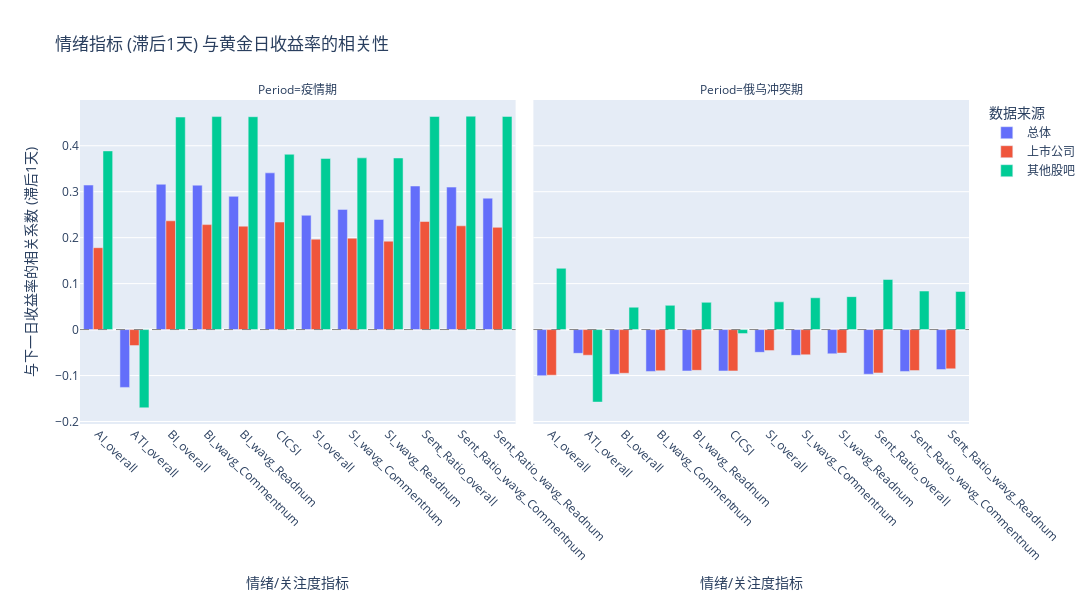

Notebook source saved alongside this figure:
### Code cell
# --- 6.2 滞后相关性分析 (全面 & 可视化 - 修正时期数据收集) ---
print("\n--- 6.2 滞后相关性分析 (全面 & 可视化) ---")
lagged_corr_results = {} # 存储 {period: {source: {indicator: correlation}}}
# !!! 将用于绘图的列表初始化移到循环外部 !!!
all_period_corr_data = [] # 用于收集所有时期的数据进行绘图
lag = 1 # 确保 lag=1

for period_name in periods_of_interest.keys():
    print(f"\n分析时期: {period_name}")
    lagged_corr_results[period_name] = {}
    # --- 不再在这里初始化用于绘图的列表 ---
    # period_corr_data = [] # <--- 删除或注释掉这行

    for source_name, df_merged in merged_data_dict.items():
        print(f"  计算来源: {source_name}")
        # 确保为每个来源初始化字典，即使后面可能跳过
        if source_name not in lagged_corr_results[period_name]:
            lagged_corr_results[period_name][source_name] = {}

        # 筛选当前时期的数据
        # 确保 df_merged 包含 Period 列或索引
        if 'Period' in df_merged.columns:
            period_data = df_merged[df_merged['Period'] == period_name].copy() # 使用 .copy()
        elif isinstance(df_merged.index, pd.MultiIndex) and 'Period' in df_merged.index.names:
            # 如果 Period 是 MultiIndex 的一部分
            try:
                period_data = df_merged.loc[pd.IndexSlice[:, period_name], :].copy()
            except KeyError: # 可能该时期无数据
                period_data = pd.DataFrame()
        else:
            print(f"    错误: 无法按 Period='{period_name}' 筛选来源 '{source_name}'。")
            continue # 跳过这个来源

        if period_data.empty or len(period_data) < 5: # 需要足够数据点计算相关性
            print(f"    跳过: {source_name} 在 {period_name} 数据不足 ({len(period_data)}行)。")
            continue

        # 再次检查当前 period_data 中存在的列
        current_sentiment_cols = [col for col in sentiment_indicators if col in period_data.columns]
        # 确保滞后列也存在
        valid_lagged_cols = [f'{col}_lag{lag}' for col in current_sentiment_cols if f'{col}_lag{lag}' in period_data.columns]
        cols_for_corr = ['Gold_Return'] + valid_lagged_cols

        if len(cols_for_corr) > 1 and 'Gold_Return' in period_data.columns: # 确保除了 Gold_Return 还有其他列
            try:
                correlation_matrix = period_data[cols_for_corr].corr()
                # 提取与 Gold_Return 相关的所有系数
                # 使用 .get() 或检查 'Gold_Return' 是否在 correlation_matrix.index 中
                if 'Gold_Return' in correlation_matrix.index:
                    corrs = correlation_matrix.loc[valid_lagged_cols, 'Gold_Return'] # 选择滞后项行，Gold_Return列
                    lagged_corr_results[period_name][source_name] = corrs.to_dict()

                    # !!! 追加到循环外部定义的 all_period_corr_data 列表中 !!!
                    for indicator_lag, corr_value in corrs.items():
                         if pd.notna(corr_value): # 确保值不是 NaN
                             indicator_name = indicator_lag.replace(f'_lag{lag}', '')
                             all_period_corr_data.append({ # 追加到全局列表
                                 'Period': period_name,
                                 'Source': source_name,
                                 'Indicator': indicator_name,
                                 'Lagged_Correlation': float(corr_value) # 确保是浮点数
                             })
                else:
                    print(f"    警告: 在 {source_name} ({period_name}) 的相关性矩阵中未找到 'Gold_Return'。")

            except KeyError as ke:
                 print(f"    计算相关性时发生 KeyError: {ke}. 检查列名 {cols_for_corr} 是否都在 period_data 中。")
                 print(f"    可用列: {period_data.columns.tolist()}")
            except Exception as corr_e:
                 print(f"    计算相关性时发生错误 for {source_name} in {period_name}: {corr_e}")

        else:
             if 'Gold_Return' not in period_data.columns:
                 print(f"    跳过: {source_name} 在 {period_name} 缺少 'Gold_Return' 列。")
             elif len(cols_for_corr) <= 1:
                 print(f"    跳过: {source_name} 在 {period_name} 没有有效的滞后指标列用于相关性计算。可用滞后列: {valid_lagged_cols}")


# --- 可视化滞后相关性 ---
# !!! 使用收集了所有时期数据的 all_period_corr_data !!!
if all_period_corr_data:
    df_corr_plot = pd.DataFrame(all_period_corr_data)
    print("\n滞后相关性结果汇总 (部分):")
    print(df_corr_plot.head())
    print("\n时期分布检查:")
    print(df_corr_plot['Period'].value_counts()) # !!! 检查这里是否包含两个时期 !!!

    # 确定指标的顺序用于绘图
    plot_indicators_order = sorted(df_corr_plot['Indicator'].unique())

    # 使用 Plotly 绘制分组条形图
    fig_corr = px.bar(df_corr_plot, x='Indicator', y='Lagged_Correlation', color='Source',
                      facet_col='Period', # 按时期分列
                      barmode='group',
                      title=f'情绪指标 (滞后{lag}天) 与黄金日收益率的相关性',
                      labels={'Lagged_Correlation': f'与下一日收益率的相关系数 (滞后{lag}天)',
                              'Indicator': '情绪/关注度指标', 'Source': '数据来源'},
                      category_orders={"Indicator": plot_indicators_order} # 控制X轴顺序
                     )
    fig_corr.update_xaxes(tickangle=45)
    fig_corr.add_hline(y=0, line_width=1, line_dash="dash", line_color="grey")
    fig_corr.update_layout(height=600, width=max(1000, 100 * len(plot_indicators_order))) # 动态宽度
    fig_corr.show()
    # fig_corr.write_image(f"lagged_correlation_comparison_lag{lag}_fixed.png")
else:
    print("错误: 未能收集到任何有效的相关性数据用于绘图。")

### Figure 1 — Plotly figure (JSON) as saved in the notebook; plotly's stock layout.template omitted (floating-point values rounded to 4 significant figures)
{"data": [{"alignmentgroup": "True", "hovertemplate": "数据来源=总体<br>Period=疫情期<br>情绪/关注度指标=%{x}<br>与下一日收益率的相关系数 (滞后1天)=%{y}<extra></extra>", "legendgroup": "总体", "marker": {"color": "#636efa", "pattern": {"shape": ""}}, "name": "总体", "offsetgroup": "总体", "orientation": "v", "showlegend": true, "textposition": "auto", "type": "bar", "x": ["Sent_Ratio_overall", "Sent_Ratio_wavg_Readnum", "Sent_Ratio_wavg_Commentnum", "BI_overall", "BI_wavg_Readnum", "BI_wavg_Commentnum", "SI_overall", "SI_wavg_Readnum", "SI_wavg_Commentnum", "CICSI", "ATI_overall", "AI_overall"], "xaxis": "x", "y": [0.3124, 0.2859, 0.31, 0.3162, 0.2899, 0.3142, 0.2487, 0.2398, 0.2615, 0.341, -0.1258, 0.3145], "yaxis": "y"}, {"alignmentgroup": "True", "hovertemplate": "数据来源=总体<br>Period=俄乌冲突期<br>情绪/关注度指标=%{x}<br>与下一日收益率的相关系数 (滞后1天)=%{y}<extra></extra>", "legendgroup": "总体", "marker": {"color": "#636efa", "pattern": {"shape": ""}}, "name": "总体", "offsetgroup": "总体", "orientation": "v", "showlegend": false, "textposition": "auto", "type": "bar", "x": ["Sent_Ratio_overall", "Sent_Ratio_wavg_Readnum", "Sent_Ratio_wavg_Commentnum", "BI_overall", "BI_wavg_Readnum", "BI_wavg_Commentnum", "SI_overall", "SI_wavg_Readnum", "SI_wavg_Commentnum", "CICSI", "ATI_overall", "AI_overall"], "xaxis": "x2", "y": [-0.09715, -0.08699, -0.09106, -0.09737, -0.09002, -0.0911, -0.04951, -0.05275, -0.05606, -0.09006, -0.05169, -0.1003], "yaxis": "y2"}, {"alignmentgroup": "True", "hovertemplate": "数据来源=上市公司<br>Period=疫情期<br>情绪/关注度指标=%{x}<br>与下一日收益率的相关系数 (滞后1天)=%{y}<extra></extra>", "legendgroup": "上市公司", "marker": {"color": "#EF553B", "pattern": {"shape": ""}}, "name": "上市公司", "offsetgroup": "上市公司", "orientation": "v", "showlegend": true, "textposition": "auto", "type": "bar", "x": ["Sent_Ratio_overall", "Sent_Ratio_wavg_Readnum", "Sent_Ratio_wavg_Commentnum", "BI_overall", "BI_wavg_Readnum", "BI_wavg_Commentnum", "SI_overall", "SI_wavg_Readnum", "SI_wavg_Commentnum", "CICSI", "ATI_overall", "AI_overall"], "xaxis": "x", "y": [0.2352, 0.2225, 0.2258, 0.2367, 0.225, 0.2284, 0.1968, 0.1924, 0.1989, 0.234, -0.03485, 0.1782], "yaxis": "y"}, {"alignmentgroup": "True", "hovertemplate": "数据来源=上市公司<br>Period=俄乌冲突期<br>情绪/关注度指标=%{x}<br>与下一日收益率的相关系数 (滞后1天)=%{y}<extra></extra>", "legendgroup": "上市公司", "marker": {"color": "#EF553B", "pattern": {"shape": ""}}, "name": "上市公司", "offsetgroup": "上市公司", "orientation": "v", "showlegend": false, "textposition": "auto", "type": "bar", "x": ["Sent_Ratio_overall", "Sent_Ratio_wavg_Readnum", "Sent_Ratio_wavg_Commentnum", "BI_overall", "BI_wavg_Readnum", "BI_wavg_Commentnum", "SI_overall", "SI_wavg_Readnum", "SI_wavg_Commentnum", "CICSI", "ATI_overall", "AI_overall"], "xaxis": "x2", "y": [-0.09424, -0.08546, -0.08928, -0.095, -0.08868, -0.08959, -0.0457, -0.05107, -0.05479, -0.08993, -0.05579, -0.09919], "yaxis": "y2"}, {"alignmentgroup": "True", "hovertemplate": "数据来源=其他股吧<br>Period=疫情期<br>情绪/关注度指标=%{x}<br>与下一日收益率的相关系数 (滞后1天)=%{y}<extra></extra>", "legendgroup": "其他股吧", "marker": {"color": "#00cc96", "pattern": {"shape": ""}}, "name": "其他股吧", "offsetgroup": "其他股吧", "orientation": "v", "showlegend": true, "textposition": "auto", "type": "bar", "x": ["Sent_Ratio_overall", "Sent_Ratio_wavg_Readnum", "Sent_Ratio_wavg_Commentnum", "BI_overall", "BI_wavg_Readnum", "BI_wavg_Commentnum", "SI_overall", "SI_wavg_Readnum", "SI_wavg_Commentnum", "CICSI", "ATI_overall", "AI_overall"], "xaxis": "x", "y": [0.4636, 0.4637, 0.4643, 0.4624, 0.4632, 0.4634, 0.3723, 0.3733, 0.3736, 0.3814, -0.1702, 0.3887], "yaxis": "y"}, {"alignmentgroup": "True", "hovertemplate": "数据来源=其他股吧<br>Period=俄乌冲突期<br>情绪/关注度指标=%{x}<br>与下一日收益率的相关系数 (滞后1天)=%{y}<extra></extra>", "legendgroup": "其他股吧", "marker": {"color": "#00cc96", "pattern": {"shape": ""}}, "name": "其他股吧", "offsetgroup": "其他股吧", "orientation": "v", "showlegend": false, "textposition": "auto", "type": "bar", "x": ["Sent_Ratio_overall", "Sent_Ratio_wavg_Readnum", "Sent_Ratio_wavg_Commentnum", "BI_overall", "BI_wavg_Readnum", "BI_wavg_Commentnum", "SI_overall", "SI_wavg_Readnum", "SI_wavg_Commentnum", "CICSI", "ATI_overall", "AI_overall"], "xaxis": "x2", "y": [0.109, 0.08294, 0.08387, 0.04868, 0.0593, 0.05276, 0.06031, 0.07169, 0.06921, -0.00875, -0.1577, 0.1333], "yaxis": "y2"}], "layout": {"annotations": [{"showarrow": false, "text": "Period=疫情期", "x": 0.245, "xanchor": "center", "xref": "paper", "y": 1, "yanchor": "bottom", "yref": "paper"}, {"showarrow": false, "text": "Period=俄乌冲突期", "x": 0.755, "xanchor": "center", "xref": "paper", "y": 1, "yanchor": "bottom", "yref": "paper"}], "barmode": "group", "height": 600, "legend": {"title": {"text": "数据来源"}, "tracegroupgap": 0}, "shapes": [{"line": {"color": "grey", "dash": "dash", "width": 1}, "type": "line", "x0": 0, "x1": 1, "xref": "x domain", "y0": 0, "y1": 0, "yref": "y"}, {"line": {"color": "grey", "dash": "dash", "width": 1}, "type": "line", "x0": 0, "x1": 1, "xref": "x2 domain", "y0": 0, "y1": 0, "yref": "y2"}], "title": {"text": "情绪指标 (滞后1天) 与黄金日收益率的相关性"}, "width": 1200, "xaxis": {"anchor": "y", "categoryarray": ["AI_overall", "ATI_overall", "BI_overall", "BI_wavg_Commentnum", "BI_wavg_Readnum", "CICSI", "SI_overall", "SI_wavg_Commentnum", "SI_wavg_Readnum", "Sent_Ratio_overall", "Sent_Ratio_wavg_Commentnum", "Sent_Ratio_wavg_Readnum"], "categoryorder": "array", "domain": [0, 0.49], "tickangle": 45, "title": {"text": "情绪/关注度指标"}}, "xaxis2": {"anchor": "y2", "categoryarray": ["AI_overall", "ATI_overall", "BI_overall", "BI_wavg_Commentnum", "BI_wavg_Readnum", "CICSI", "SI_overall", "SI_wavg_Commentnum", "SI_wavg_Readnum", "Sent_Ratio_overall", "Sent_Ratio_wavg_Commentnum", "Sent_Ratio_wavg_Readnum"], "categoryorder": "array", "domain": [0.51, 1], "matches": "x", "tickangle": 45, "title": {"text": "情绪/关注度指标"}}, "yaxis": {"anchor": "x", "domain": [0, 1], "title": {"text": "与下一日收益率的相关系数 (滞后1天)"}}, "yaxis2": {"anchor": "x2", "domain": [0, 1], "matches": "y", "showticklabels": false}}}
